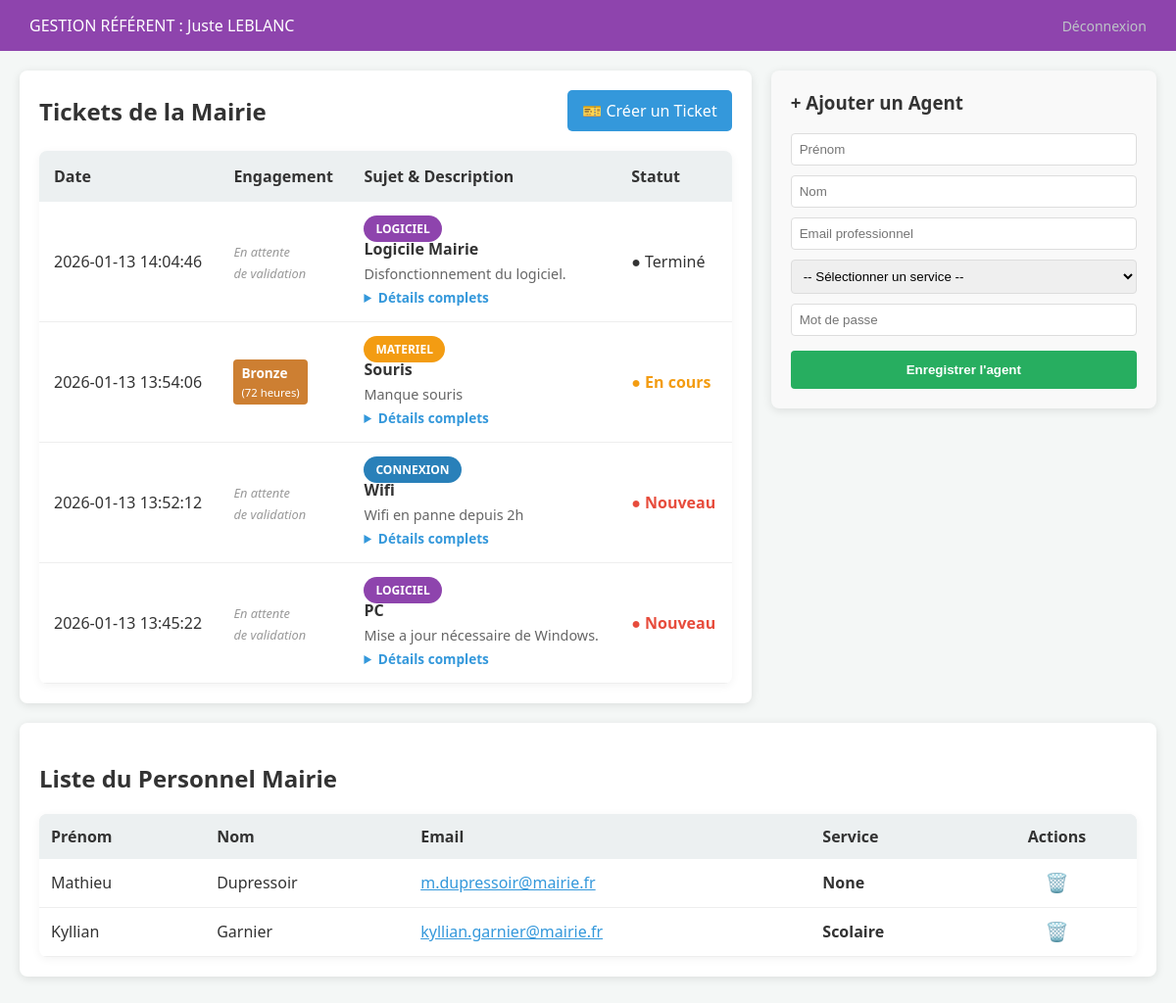
The page /referent/dashboard (signed in) on the database as committed earlier.
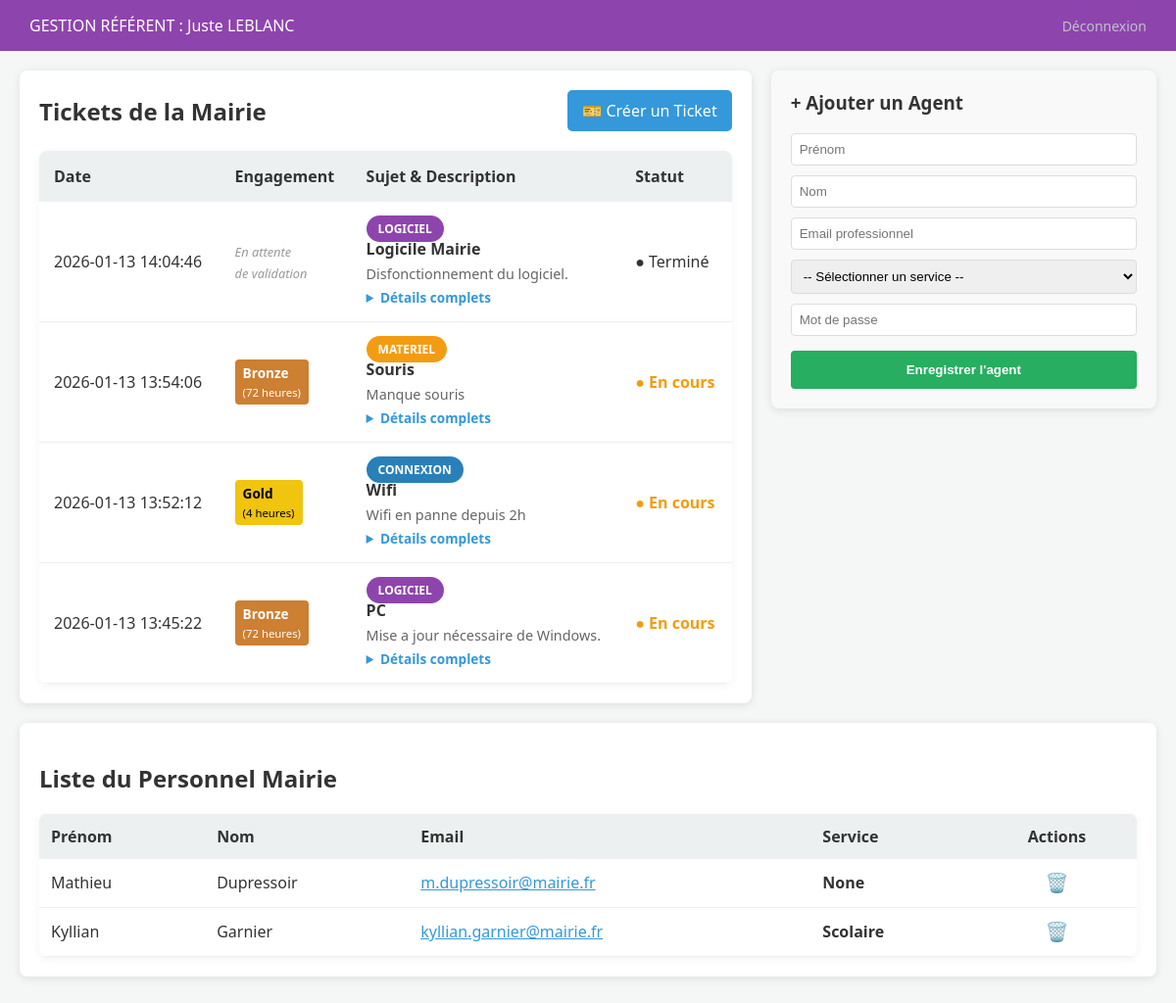
The same page on the database as committed later.
### tables this page shows
CREATE TABLE ticket (
    id INTEGER PRIMARY KEY AUTOINCREMENT,
    titre TEXT NOT NULL,
    description TEXT,
    type_prestation TEXT NOT NULL, -- 'connexion', 'materiel', 'logiciel', 'securite'
    statut TEXT DEFAULT 'Nouveau',
    date_creation DATETIME DEFAULT CURRENT_TIMESTAMP,
    createur_id INTEGER NOT NULL,
    admin_id INTEGER, technicien_id INTEGER, duree TEXT, contrat TEXT,
    FOREIGN KEY (createur_id) REFERENCES "usager_old"(id),
    FOREIGN KEY (admin_id) REFERENCES "usager_old"(id)
);

### app.py (the view)
@app.route('/referent/dashboard')
@login_required
def dashboard_referent():
    if current_user.role not in ['referent', 'référent']:
        return redirect(url_for('login'))
    conn = get_db_connection()
    membres = conn.execute('''
        SELECT id, nom, prenom, email, service
        FROM usager
        WHERE mairie_id = ? AND role = 'personnel_mairie'
    ''', (current_user.mairie_id,)).fetchall()
    tickets = conn.execute('''
        SELECT t.*, u.nom as demandeur, u.service
        FROM ticket t
        JOIN usager u ON t.createur_id = u.id
        WHERE u.mairie_id = ?
        ORDER BY t.date_creation DESC
    ''', (current_user.mairie_id,)).fetchall()
    conn.close()
    return render_template('dashboard_referent.html', membres=membres, tickets=tickets)

### app.py (called while the page is built)
def get_db_connection():
    conn = sqlite3.connect('mairie.db')
    conn.row_factory = sqlite3.Row
    return conn

@login_manager.user_loader
def load_user(user_id):
    conn = get_db_connection()
    u = conn.execute('SELECT * FROM usager WHERE id = ?', (user_id,)).fetchone()
    conn.close()
    if u:
        return Usager(u['id'], u['nom'], u['prenom'], u['role'], u['mairie_id'])
    return None

### templates/dashboard_referent.html (shortened to what the changed rows need)
<!DOCTYPE html>
<html lang="fr">
<head>
    <link rel="stylesheet" href="{{ url_for('static', filename='css/style.css') }}">
</head>
<body class="menu-body">
    <div style="display: flex; gap: 20px; padding: 20px; align-items: flex-start;">
        <div style="flex: 2; background: white; padding: 20px; border-radius: 8px; box-shadow: 0 2px 10px rgba(0,0,0,0.1);">
            <div style="display: flex; justify-content: space-between; align-items: center; margin-bottom: 20px;">
                <h2 style="margin: 0;">Tickets de la Mairie</h2>
            </div>
            <table>
            <thead>
                <tr>
                    <th>Date</th>
                    <th>Engagement</th> <th>Sujet & Description</th>
                    <th>Statut</th>
                </tr>
            </thead>
            <tbody>
                {% for ticket in tickets %}
                <tr>
                    <td>{{ ticket['date_creation'] }}</td>
                    <td>
                        {% if ticket['contrat'] %}
                            <div class="badge-contrat {{ ticket['contrat'].lower() }}">
                                {{ ticket['contrat'] }}<br>
                                <small style="font-weight: normal;">({{ ticket['duree'] }})</small>
                            </div>
                        {% else %}
                            <em style="color: #999; font-size: 0.8em;">En attente<br>de validation</em>
                        {% endif %}
                    </td>
                    <td style="max-width: 300px;">
                        <span class="badge {{ ticket['type_prestation'] }}" style="font-size: 0.75em;">
                            {{ ticket['type_prestation'] }}
                        </span><br>
                        <strong>{{ ticket['titre'] }}</strong>
                        <div class="desc-tronquee">{{ ticket['description'] }}</div>
                        <details>
                            <summary>Détails complets</summary>
                        </details>
                    </td>
                    <td>
                        <span class="status-{{ ticket['statut'].lower().replace(' ', '') }}">
                            ● {{ ticket['statut'] }}
                        </span>
                    </td>
                </tr>
                {% else %}
                <tr>
                    <td colspan="4" style="text-align: center; padding: 50px; color: #999;">
                        Aucun ticket pour le moment.
                    </td>
                </tr>
                {% endfor %}
            </tbody>
        </table>
        </div>
    </div>
    <div style="padding: 0 20px 40px 20px;">
        <div style="background: white; padding: 20px; border-radius: 8px; box-shadow: 0 2px 10px rgba(0,0,0,0.1);">
            <h2>Liste du Personnel Mairie</h2>
            <table style="width: 100%; border-collapse: collapse;">
                <thead>
                    <tr style="background: #f2f2f2; text-align: left;">
                        <th style="padding: 12px;">Prénom</th>
                        <th style="padding: 12px;">Nom</th>
                        <th style="padding: 12px;">Email</th>
                        <th style="padding: 12px;">Service</th>
                        <th style="padding: 12px; text-align: center;">Actions</th>
                    </tr>
                </thead>
            </table>
        </div>
    </div>
</body>
</html>

Rows that differ between the two databases and show on the page:
changed ticket "Wifi": contrat (not shown) → "Gold"; duree (not shown) → "4 heures"; statut "Nouveau" → "En cours"; no longer shows "En attente de validation"
changed ticket "PC": contrat (not shown) → "Bronze"; duree (not shown) → "72 heures"; statut "Nouveau" → "En cours"; no longer shows "En attente de validation"
